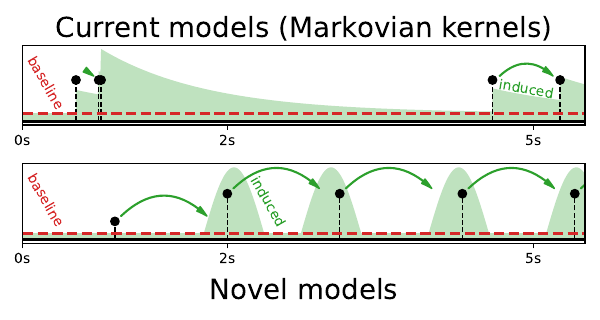

This figure's Python source:
import numpy as np
import matplotlib.pyplot as plt
import matplotlib.patches as patches

from tick.hawkes import SimuHawkes, HawkesKernelSumExp


# Arrow style
ARROW_STYLE = dict(
    arrowstyle="Simple, tail_width=0.5, head_width=4, head_length=8",
    color="C2"
)


# simulate the Hawkes kernel
run_time = 10

# seed = np.random.randint(2**31)
# print(seed)
seed = 293476211

hawkes = SimuHawkes(n_nodes=1, end_time=run_time, verbose=False, seed=seed)
kernel = HawkesKernelSumExp([.7], [.8])
hawkes.set_kernel(0, 0, kernel)
hawkes.set_baseline(0, .2)

dt = 0.01
hawkes.track_intensity(dt)
hawkes.simulate()
timestamps = hawkes.timestamps
intensity = hawkes.tracked_intensity
intensity_times = hawkes.intensity_tracked_times


# Create the figure
fig, axes = plt.subplots(
    # nrows=2, ncols=1, figsize=(4.8, 2.7),
    nrows=2, ncols=1, figsize=(6, 3.2),
    gridspec_kw={'width_ratios': [3]},
    squeeze=False
)

T_max = 5.5
sfreq = 100
L = int(T_max * sfreq)

z = np.array(hawkes.timestamps[0][:20]) * (5 / 6) * sfreq
intensity_times = np.array(intensity_times) * (5 / 6) * sfreq

markerline, stemlines, baseline = axes[0, 0].stem(z, np.ones(len(z)))
plt.setp(stemlines, 'color', 'k', linewidth=1, linestyle='--')
plt.setp(markerline, 'color', 'k', linewidth=2)
axes[0, 0].set_xlim(0, L)
axes[0, 0].plot([0, L], [0, 0], 'k', lw=2)
axes[0, 0].set_xticks([0, 200, 500])
axes[0, 0].set_xticklabels(['0s', '2s', '5s'])
axes[0, 0].set_yticks([])
# import IPython; IPython.embed(colors='neutral')
axes[0, 0].fill_between(
    intensity_times, intensity[0],
    alpha=0.3, color='C2', lw=0
)
axes[0, 0].hlines(hawkes.baseline, 0, L, ls='--', lw=2, color='C3')
axes[0, 0].set_title("Current models (Markovian kernels)", fontsize=20)
axes[0, 0].text(2, 0.3, 'baseline', color='C3', rotation=-60, fontsize=10)
axes[0, 0].text(465, 0.55, 'induced', color='C2', rotation=-10, fontsize=10)

for i, j in [(0, 2), (3, 4)]:
    xi, xj = z[i] + 5, z[j] - 5
    arrow = patches.FancyArrowPatch(
        (xi, 1.05), (xj, 1.05),
        connectionstyle="arc3,rad=-.5", **ARROW_STYLE
    )
    axes[0, 0].add_patch(arrow)

# z = np.array([
#     v[0] for v in ex.steps_annotation[0] if v[0] > T0 and v[0] < T1
# ]) - T0
z = (np.array([0.9, 2, 3.1, 4.3, 5.4])*100).astype(int)

z_val = np.array([0.4] + [1] * (len(z) - 1)) * .7
z_bar = np.zeros(L)
jitter = np.array([+5, -10, 5, 0, 0])
z_bar[z + jitter] = 1


markerline, stemlines, baseline = axes[1, 0].stem(z, z_val)
plt.setp(stemlines, 'color', 'k', linewidth=1, linestyle='--')
plt.setp(markerline, 'color', 'k', linewidth=2)
axes[1, 0].set_xlim(0, L)
axes[1, 0].plot([0, L], [0, 0], 'k', lw=2)
axes[1, 0].set_xticks([0, 200, 500])
axes[1, 0].set_xticklabels(['0s', '2s', '5s'])
axes[1, 0].set_yticks([])
axes[1, 0].set_title("Novel models", y=-0, pad=-40, fontsize=20)


T_ker = 60
baseline = 0.1
mean_period = int(np.diff(z).mean() - T_ker // 2)
ker = np.cos(np.pi * np.linspace(-0.5, .5, 60))
axes[1, 0].fill_between(
    np.arange(L),
    np.convolve(z_bar, np.pad(ker, (mean_period, 0)))[:L] + baseline,
    alpha=0.3, color='C2', lw=0
)
axes[1, 0].hlines(baseline, 0, L, ls='--', lw=2, color='C3')
axes[1, 0].text(2, 0.2, 'baseline', color='C3', rotation=-60, fontsize=10)
axes[1, 0].text(220, 0.2, 'induced', color='C2', rotation=-60, fontsize=10)

for zz, zv in zip(z, z_val):
    arrow = patches.FancyArrowPatch(
        (zz + 4, zv + 0.05), (zz + mean_period + 10, zv + 0.05),
        connectionstyle="arc3,rad=-.5", **ARROW_STYLE
    )
    axes[1, 0].add_patch(arrow)


# legend = {
#     'Activation': plt.Line2D([], [], color='k', ls='--'),
#     'Intensity': plt.Rectangle((0, 0), 1, 1, color='C2', alpha=0.3, lw=0)
# }
# axes[1, 1].set_axis_off()
# axes[1, 1].legend(legend.values(), legend.keys(), loc='center',
#                   fontsize=12)

fig.tight_layout()
fig.savefig('novel_pp.pdf', dpi=300)

plt.show()
